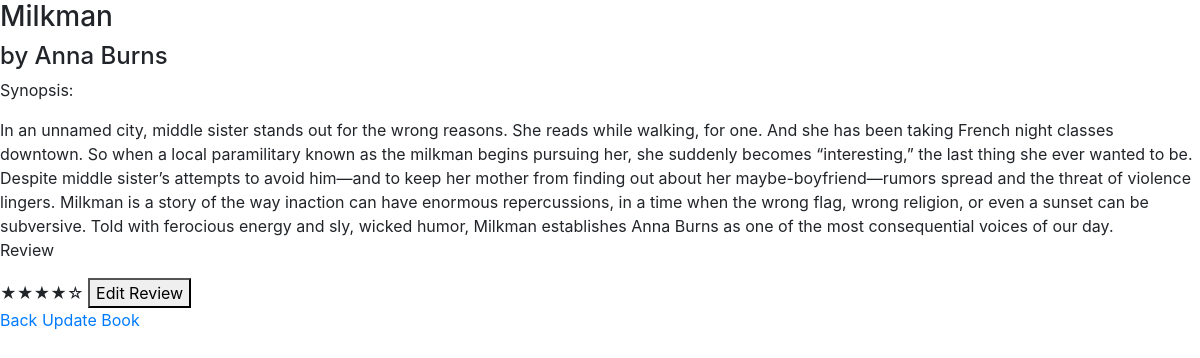
Page /10/ on the committed database.
### books/models.py (models this page shows, shortened)
class Book(models.Model):
    title = models.CharField(max_length=255)
    author = models.CharField(max_length=255)
    synopsis = models.TextField(blank=True, null=True)
    read_date = models.CharField(max_length=255, blank=True, null=True)
    add_date = models.DateTimeField('date added')

class Review(models.Model):
    NO_STARS = '☆☆☆☆☆'
    ONE_STAR = '★☆☆☆☆'
    TWO_STARS = '★★☆☆☆'
    THREE_STARS = '★★★☆☆'
    FOUR_STARS = '★★★★☆'
    FIVE_STARS = '★★★★★'
    REVIEW_CHOICES = [
        (NO_STARS, 'No stars'),
        (ONE_STAR, 'One star'),
        (TWO_STARS, 'Two stars'),
        (THREE_STARS, 'Three stars'),
        (FOUR_STARS, 'Four stars'),
        (FIVE_STARS, 'Five stars')
    ]
    book = models.OneToOneField(
        Book,
        on_delete=models.CASCADE,
        primary_key=True,
    )
    stars = models.CharField(max_length=255, choices=REVIEW_CHOICES, default=NO_STARS)
    thoughts = models.TextField(blank=True, null=True)

### books/views.py (the view)
# urls.py: path('<int:pk>/', views.DetailView.as_view(), name='detail'),
class DetailView(generic.DetailView):
    model = Book
    template_name = 'books/detail.html'

### books/templates/books/detail.html (shortened to what this page needs)
<!DOCTYPE html>
<html lang="en">
<head>
    <link rel="stylesheet" href="https://stackpath.bootstrapcdn.com/bootstrap/4.4.1/css/bootstrap.min.css"
>
    {% load static %}
    <link rel="stylesheet" href="{% static "books/style.css" %}">
</head>
<body>
    <h3>{{ book.title }}</h3>
    <h4>by {{ book.author }}</h4>
    <p>Synopsis:</p>
    {% if book.synopsis %}
    <div id="current_synopsis">
        <div id="synopsis">{{ book.synopsis }}</div>
    </div>
    {% else %}
    <div>
        <p>This book doesn't have a synopsis yet.</p>
    </div>
    {% endif %}
    <p>Review</p>
    {% if book.review %}
    <div id="current_review">
        <span id="review_stars">{{ book.review.stars }}</span>
        <button class="toggle" section="review">Edit Review</button>
    </div>
    {% endif %}
    <a href="{% url 'books:index' %}">Back</a>
    <a href="{% url 'books:update_book' book.id %}">Update Book</a>
</body>
</html>

### rows in the picture
Book: title "Milkman", author "Anna Burns", synopsis "In an unnamed city, middle sister stands out for the wrong reasons. She reads while walking, for one. And she has been taking French night classes downtown. So when a local paramilitary known as the milkman begins pursuing her, she suddenly becomes “interesting,” the last thing she ever wanted to be. Despite middle sister’s attempts to avoid him―and to keep her mother from finding out about her maybe-boyfriend―rumors spread and the threat of violence lingers. Milkman is a story of the way inaction can have enormous repercussions, in a time when the wrong flag, wrong religion, or even a sunset can be subversive. Told with ferocious energy and sly, wicked humor, Milkman establishes Anna Burns…", review.stars "★★★★☆"
